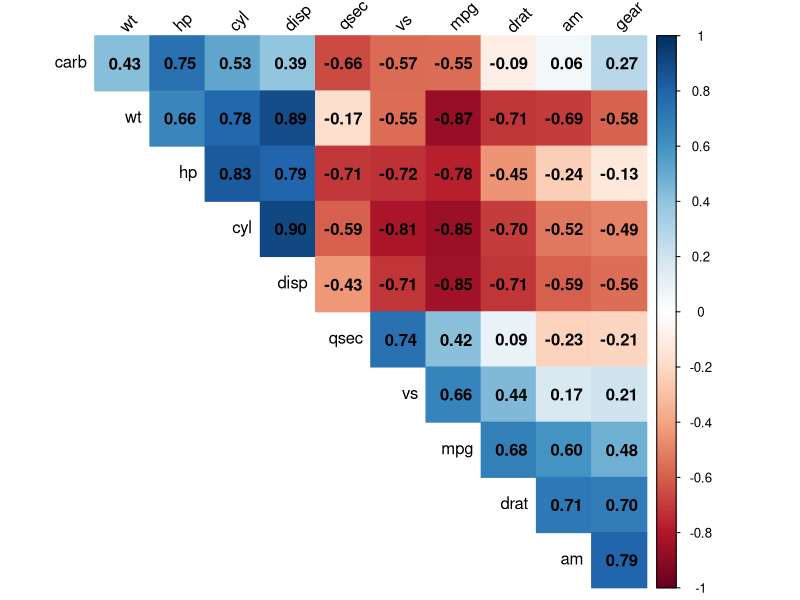

Here is the R script that generated this plot:
library(corrplot)

data(mtcars)
matriz_cor <- cor(mtcars)

corrplot(matriz_cor,
         method = "color",
         type   = "upper",
         order  = "hclust",        # agrupa variaveis correlacionadas
         addCoef.col = "black",    # mostra os valores numericos
         tl.col = "black",
         tl.srt = 45,
         diag = FALSE)
